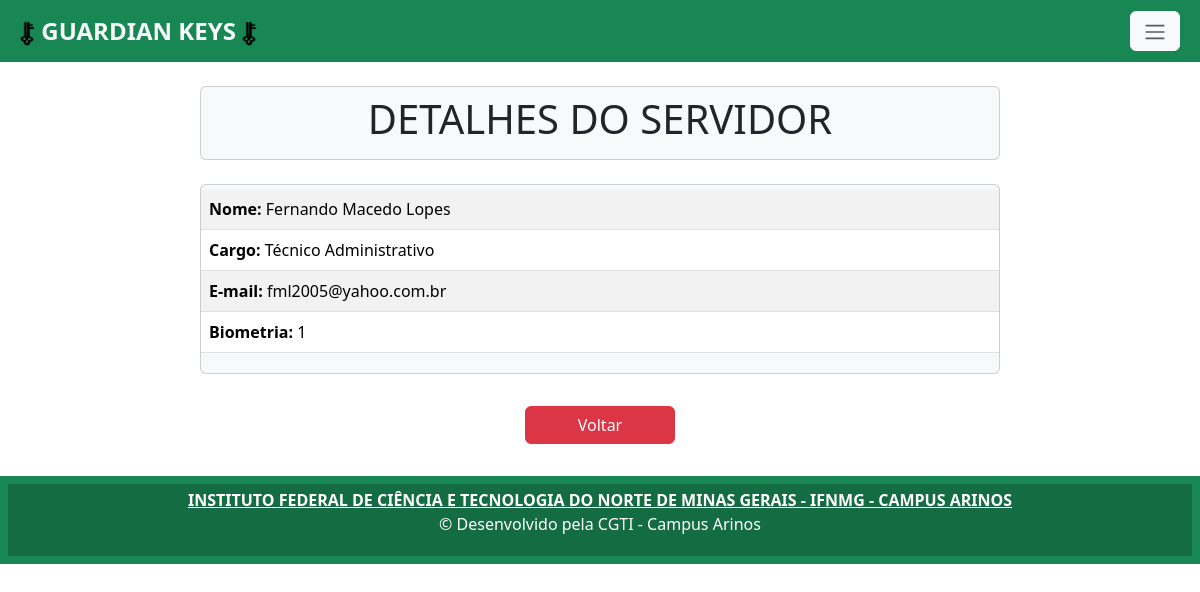
/servidor_view/1/, run on the app's committed database.
### app/models.py (models this page shows, shortened)
class Servidor(models.Model):
    nome = models.CharField(max_length=150)
    cargo = models.CharField(max_length=22, choices=CARGO)
    email = models.EmailField(max_length=150, unique=True)
    biometria = models.CharField(max_length=150, unique=True)

### app/views.py (the view)
# urls.py: path('servidor_view/<int:pk>/', servidor_view, name='servidor_view'),
def servidor_view(request, pk):
    data = {}
    data['db'] = Servidor.objects.get(pk=pk)
    return render(request, 'servidor_view.html', data)

### app/templates/servidor_view.html
{% extends 'base.html' %}
{% load static %}
{% block content%}
    <div class="col-8 m-auto pt-2 pb-2 text-center card rounded bg-light mb-4">
    <h1>DETALHES DO SERVIDOR</h1>
    </div>
    <div class="col-8 m-auto pt-1 pb-1 text-center card rounded bg-light mb-4">
      <table class="table table-striped">
        <tbody>
              <tr>
                <td style="text-align: left;"><strong>Nome: </strong>{{db.nome}}</td>
              </tr>
              <tr>
                <td style="text-align: left;"><strong>Cargo: </strong>{{db.cargo}}</td>
              </tr>
              <tr>
                <td style="text-align: left;"><strong>E-mail: </strong>{{db.email}}</td>
              </tr>
              <tr>
                <td style="text-align: left;"><strong>Biometria: </strong>{{db.biometria}}</td>
              </tr>
        </tbody>
      </table>
    </div>
    <div class="col-8 m-auto pt-2 pb-2 text-center ">
        <a class="btn btn-danger" style="width: 150px;" href="/servidor_index"> Voltar </a>
    </div>
{% endblock %}

### data on the page
Servidor: nome "Fernando Macedo Lopes", cargo "Técnico Administrativo", email "fml2005@yahoo.com.br", biometria "1"
